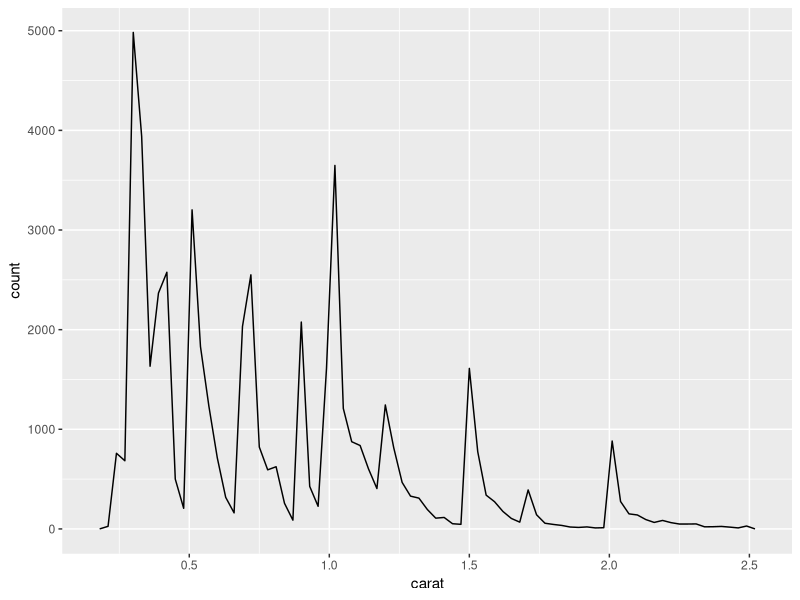

This chart was generated by the following R code:
## ---- chunk 1
knitr::opts_chunk$set(echo = TRUE)

library(ggplot2)
library(dplyr)
## ---- chunk 2
smaller <- diamonds %>% 
  filter(carat <= 2.5)
## ---- chunk 3
smaller %>% 
  ggplot(aes(carat)) + 
  geom_freqpoly(binwidth = 0.03)
